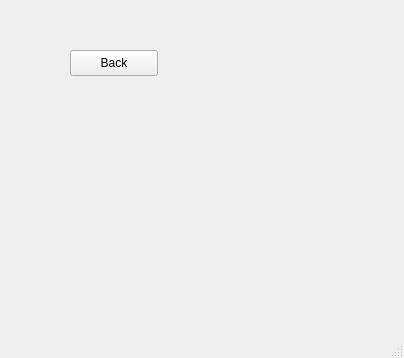
<?xml version="1.0" encoding="UTF-8"?>
<ui version="4.0">
 <class>Gallery</class>
 <widget class="QMainWindow" name="Gallery">
  <property name="geometry">
   <rect>
    <x>0</x>
    <y>0</y>
    <width>404</width>
    <height>358</height>
   </rect>
  </property>
  <property name="windowTitle">
   <string>MainWindow</string>
  </property>
  <widget class="QWidget" name="centralwidget">
   <widget class="QLabel" name="label">
    <property name="geometry">
     <rect>
      <x>50</x>
      <y>20</y>
      <width>341</width>
      <height>301</height>
     </rect>
    </property>
    <property name="styleSheet">
     <string notr="true">image: url(:/galler.jpeg);</string>
    </property>
    <property name="text">
     <string/>
    </property>
   </widget>
   <widget class="QPushButton" name="pushButton">
    <property name="geometry">
     <rect>
      <x>70</x>
      <y>50</y>
      <width>88</width>
      <height>26</height>
     </rect>
    </property>
    <property name="text">
     <string>Back</string>
    </property>
   </widget>
  </widget>
  <widget class="QMenuBar" name="menubar">
   <property name="geometry">
    <rect>
     <x>0</x>
     <y>0</y>
     <width>404</width>
     <height>23</height>
    </rect>
   </property>
  </widget>
  <widget class="QStatusBar" name="statusbar"/>
 </widget>
 <resources/>
 <connections/>
</ui>
